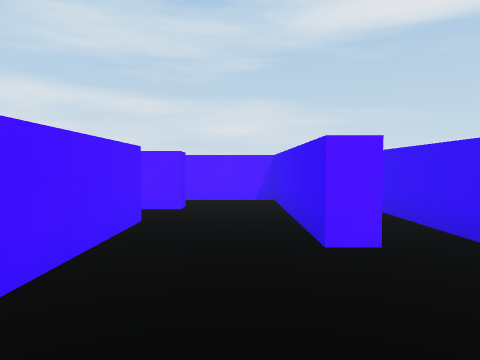
[1] (above)

24 first-person views from a walk through a scene from a Unity 3-D project. The camera is 1.4 m above the floor, tilts 2° down and sees 70° across. The floor is counted in squares, 2 m on a side. Each view is taken from the middle of a square. On the plan, view 1 faces up. The plan holds only what a view shows up to about 11 squares ahead; the rest is blank. The player is left out.

[2]
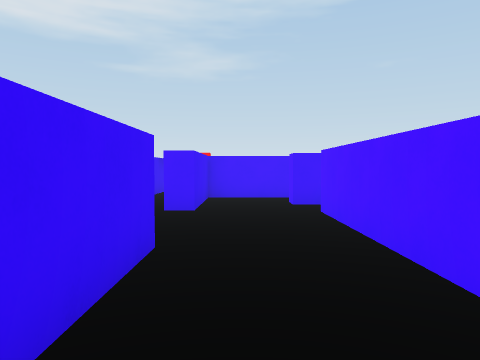

[3]
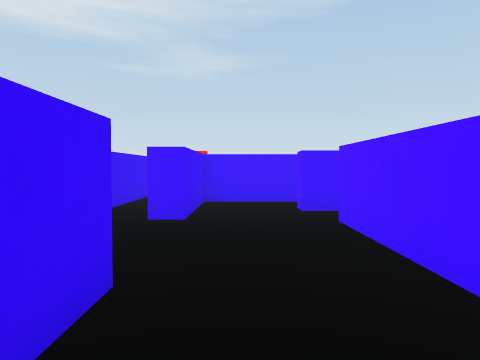

[4]
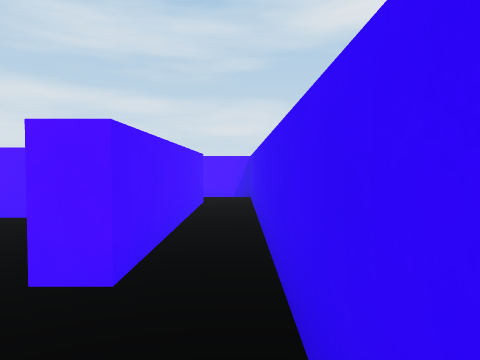

[5]
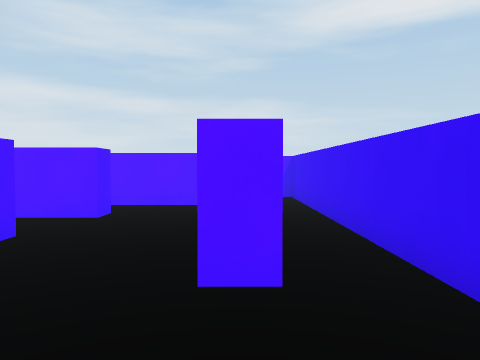

[6]
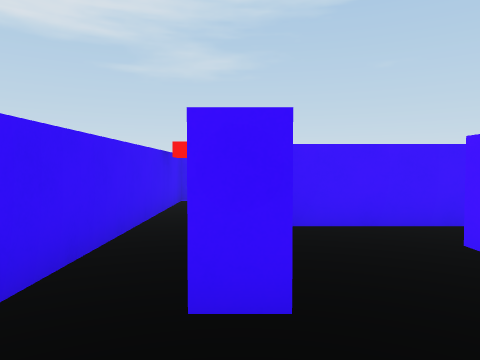

[7]
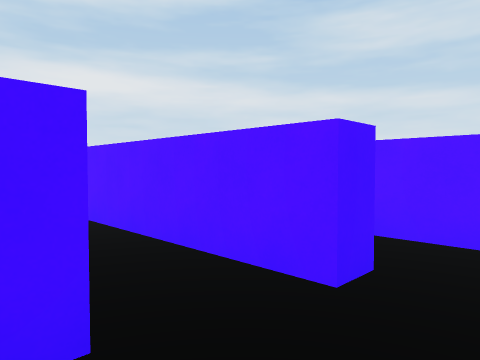

[8]
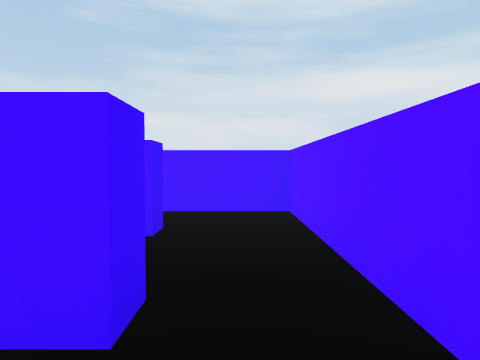

[9]
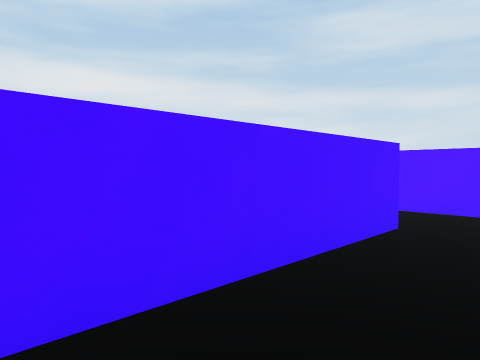

[10]
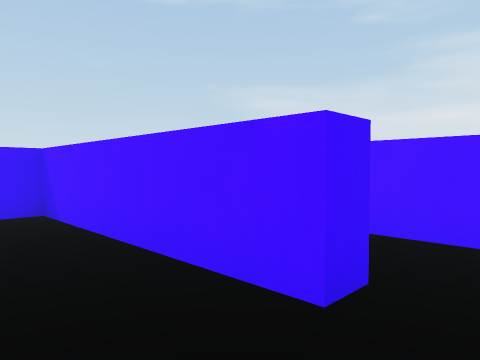

[11]
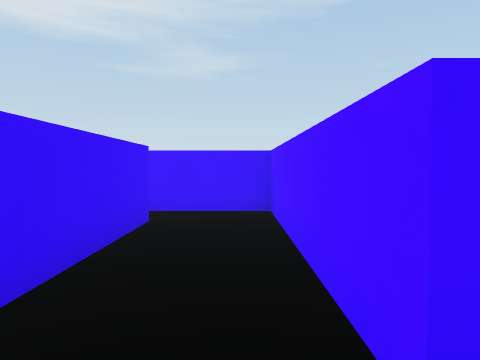

[12]
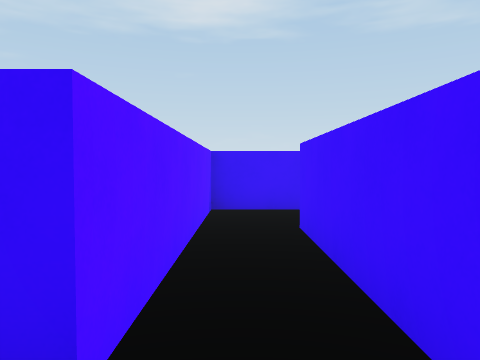

[13]
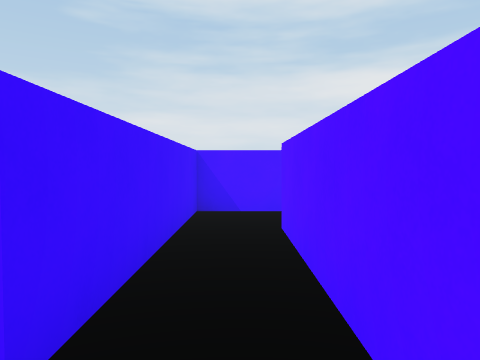

[14]
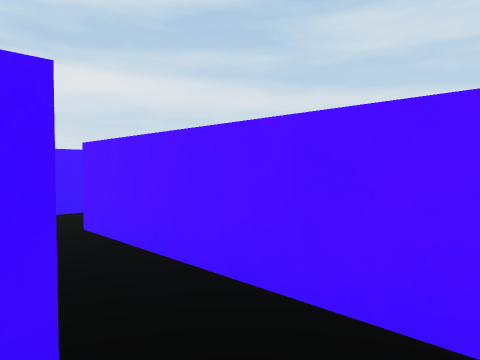

[15]
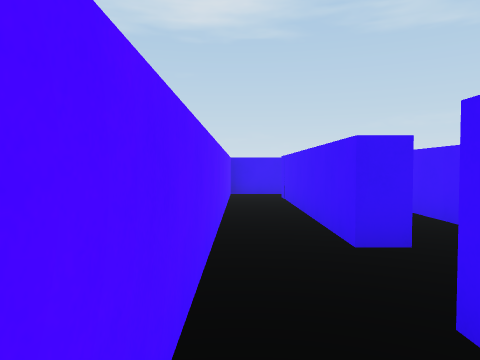

[16]
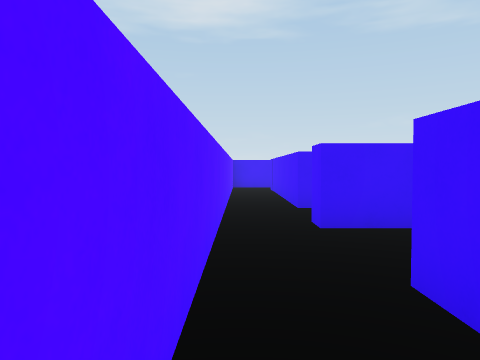

[17]
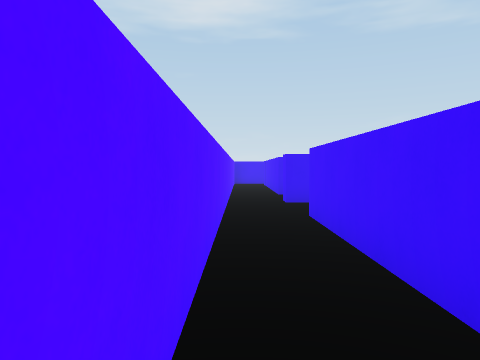

[18]
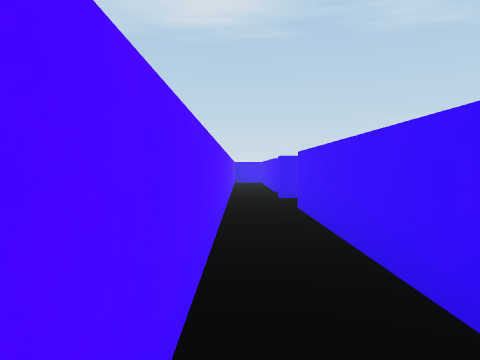

[19]
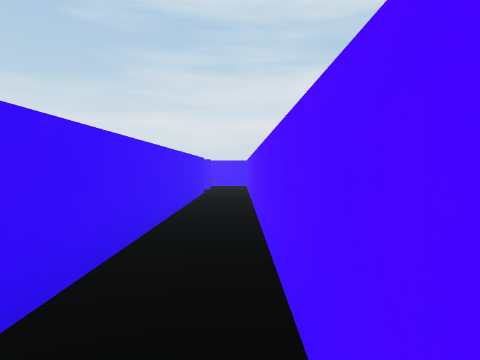

[20]
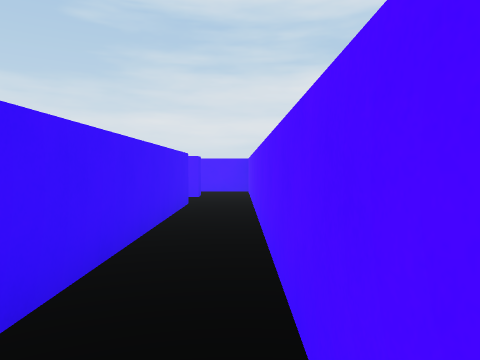

[21]
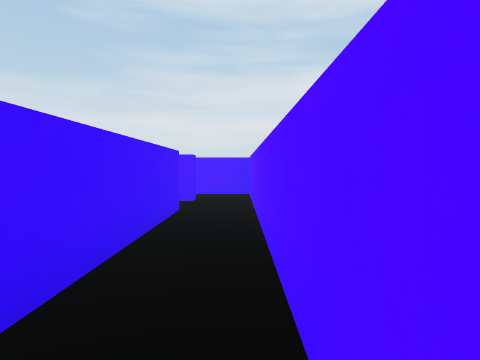

[22]
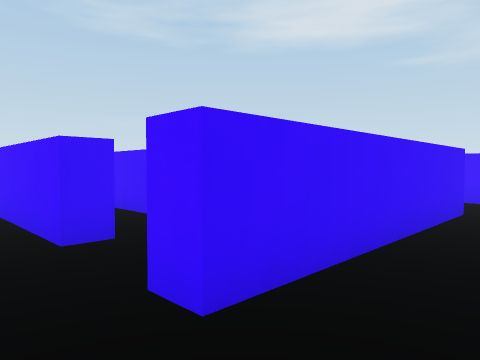

[23]
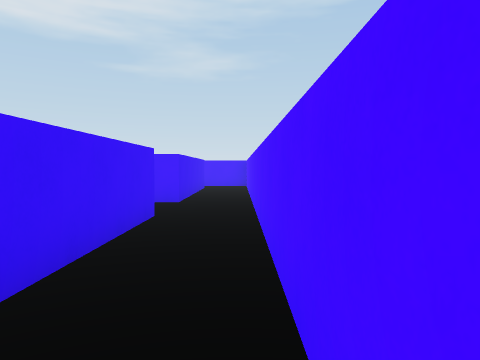

[24]
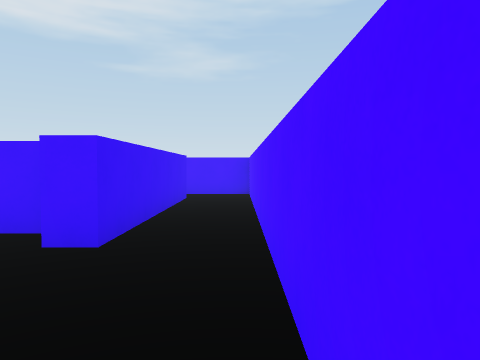

### Floor plan
Points are (right, up) in squares from view 1. A wall is a line through its corners. A room is listed if a view was taken in it or the views show most of it. See-through windows are left out.
Room 1 (view 1)
walls: (-1, -0.6) (-1, -1.1); (-1.3, 2.5) (-1.3, 0.5); (-1.8, -2.1) (0.7, -2.1) (0.7, 0.4)
ways out: opening at (-0.5, 3.5) to room 3; opening at (1, 1.5) to room 4; opening at (-2, 0) to room 5
Room 2 (views 2, 12, 13, 14)
walls: (0.7, 5.5) (0.7, 7.5) (-4, 7.5); (-5.5, 8) (-5.5, 6.3) (-1, 6.3) (-1, 5.8)
ways out: opening at (-0.5, 6) to room 3; opening at (-5, 8) to room 4
Room 3 (views 3, 7, 8)
walls: (-1.3, 4.5) (-1.3, 2.5); (0.7, 3) (0.7, 5.5)
ways out: opening at (-0.5, 3.5) to room 1; opening at (-0.5, 6) to room 2; opening at (-2, 5) to room 5
Room 4 (views 4, 5, 6)
walls: (0.7, 0.4) (1.2, 0.4); (-4, 7.5) (-4, 8) (1.3, 8) (1.3, 3) (0.7, 3); (2.3, -3.5) (2.3, 9.2) (-5.4, 9.2)
ways out: opening at (1, 1.5) to room 1; opening at (-5, 8) to room 2; opening at (-6, 9) to room 6; opening at (2, -3)
Room 5 (views 9, 10, 11)
walls: (-3.5, 4.1) (-3.5, -0.6) (-1, -0.6); (-1.9, 4.5) (-1.3, 4.5); (-1.8, 0.5) (-1.8, 3.4); (-1, 5.8) (-3.5, 5.8)
ways out: opening at (-2, 0) to room 1; opening at (-2, 5) to room 3; opening at (-4, 5) to room 8
Room 6 (views 15, 16, 17, 18, 19, 20, 21)
walls: (-17.4, 6.3) (-16.1, 6.3); (-18.7, 7.4) (-18.7, 8) (-7.9, 8); (-20.2, 8) (-20.2, 7.6); (-20, 0.4) (-19.4, 0.4); (-6, 7) (-6, 8) (-5.5, 8); (-5.4, 9.2) (-20.5, 9.2)
ways out: opening at (-6, 9) to room 4; opening at (-21, 1.5) to room 7; opening at (-21, 8.5) to room 7; opening at (-7, 8)
Room 7 (views 22, 23, 24)
walls: (-20.8, 3) (-20.8, 8) (-20.2, 8); (-20.8, -4) (-20.8, 1) (-20.2, 1); (-22.4, -5.2) (-20.5, -5.2); (-20.5, 9.2) (-21.5, 9.2); (-22.3, 9.4) (-22.3, -4.5)
ways out: opening at (-21, 1.5) to room 6; opening at (-21, 8.5) to room 6; opening at (-21, -5)
Room 8 (no view inside)
walls: (-4.1, 4.1) (-3.5, 4.1); (-3.5, 5.8) (-5.5, 5.8) (-5.5, 3.4)
ways out: opening at (-4, 5) to room 5; opening at (-5, 4)

Where each view was taken, in squares from view 1:
view 1: 0 up, 0 right, facing up
view 2: 6 up, 0 right, facing down
view 3: 5 up, 0 right, facing down
view 4: 1 up, 2 right, facing up
view 5: 1 up, 1 right, facing up
view 6: 2 up, 1 right, facing down
view 7: 4 up, 0 right, facing up-left
view 8: 5 up, 0 right, facing left
view 9: 0 up, 2 left, facing up-left
view 10: 5 up, 2 left, facing down-left
view 11: 5 up, 3 left, facing down
view 12: 7 up, 5 left, facing right
view 13: 7 up, 0 right, facing left
view 14: 6 up, 0 right, facing up-left
view 15: 9 up, 7 left, facing right
view 16: 9 up, 10 left, facing right
view 17: 9 up, 13 left, facing right
view 18: 9 up, 14 left, facing right
view 19: 9 up, 9 left, facing left
view 20: 9 up, 12 left, facing left
view 21: 9 up, 13 left, facing left
view 22: 9 up, 22 left, facing down-right
view 23: 8 up, 22 left, facing down
view 24: 4 up, 22 left, facing down
